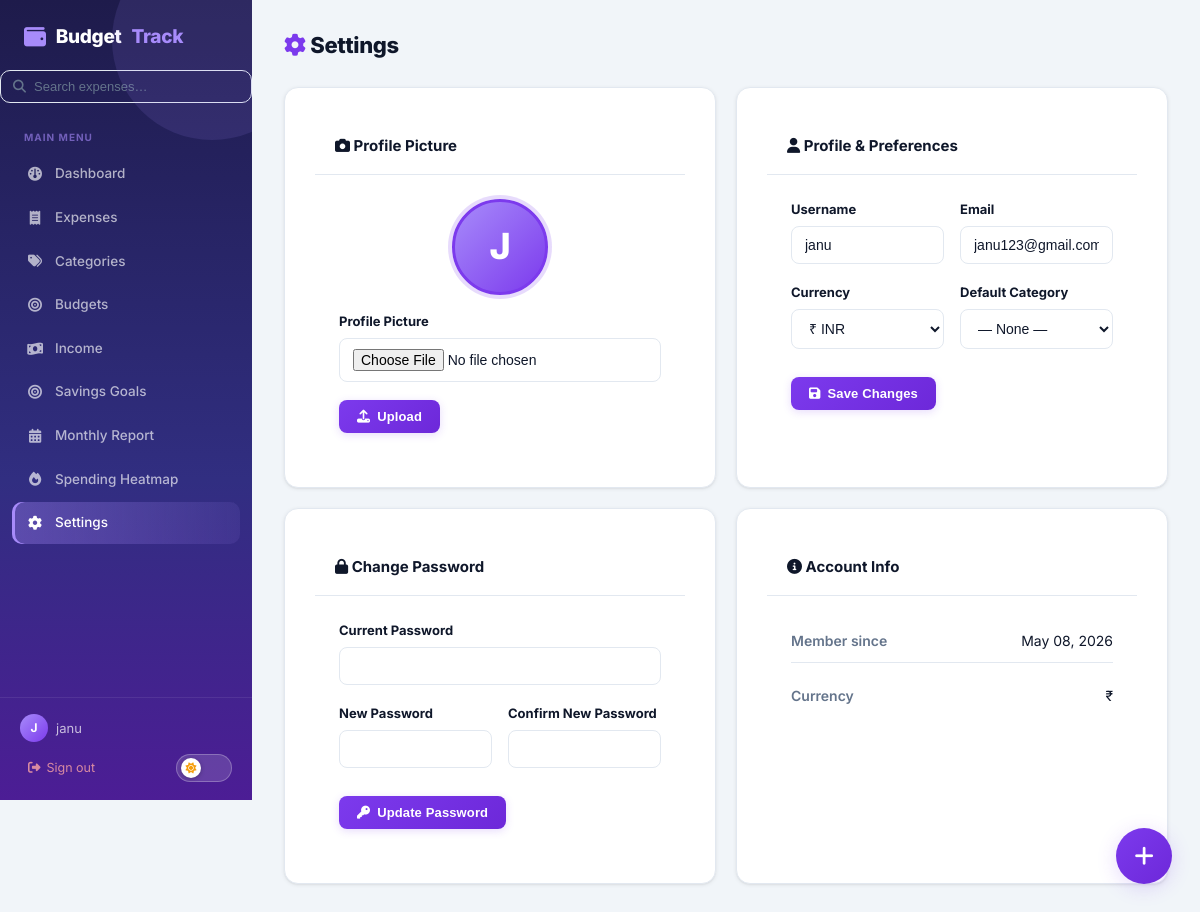
The app's page /settings (signed in) with its own data.
### models.py (models this page shows, shortened)
class User(UserMixin, db.Model):
    __tablename__ = "users"
    id = db.Column(db.Integer, primary_key=True)
    username = db.Column(db.String(80), unique=True, nullable=False)
    email = db.Column(db.String(120), unique=True, nullable=False)
    password_hash = db.Column(db.String(256), nullable=False)
    created_at = db.Column(db.DateTime, default=datetime.utcnow)
    avatar = db.Column(db.String(255), nullable=True)
    currency = db.Column(db.String(10), default="₹")
    default_category_id = db.Column(db.Integer, db.ForeignKey("categories.id"), nullable=True)
    categories = db.relationship("Category", foreign_keys="Category.user_id", backref="user", lazy=True, cascade="all, delete-orphan")
    expenses   = db.relationship("Expense",  backref="user", lazy=True, cascade="all, delete-orphan")
    budgets    = db.relationship("Budget",   backref="user", lazy=True, cascade="all, delete-orphan")
    goals      = db.relationship("SavingsGoal", backref="user", lazy=True, cascade="all, delete-orphan")

### routes/settings.py (the view, shortened to what this page needs)
@settings_bp.route("/settings", methods=["GET", "POST"])
@login_required
def index():
    categories = Category.query.filter_by(user_id=current_user.id).order_by(Category.name).all()
    profile_form = ProfileForm(obj=current_user)
    profile_form.default_category_id.choices = [(0, "— None —")] + [(c.id, c.name) for c in categories]
    pw_form = ChangePasswordForm()
    avatar_form = AvatarForm()
    profile_form.default_category_id.data = current_user.default_category_id or 0
    return render_template("settings.html",
        profile_form=profile_form, pw_form=pw_form, avatar_form=avatar_form)

### forms.py
class ProfileForm(FlaskForm):
    username = StringField("Username", validators=[DataRequired(), Length(3, 80)])
    email    = StringField("Email",    validators=[DataRequired(), Email()])
    currency = SelectField("Currency", choices=CURRENCY_CHOICES)
    default_category_id = SelectField("Default Category", coerce=int, validators=[Optional()])

class ChangePasswordForm(FlaskForm):
    current_password = PasswordField("Current Password", validators=[DataRequired()])
    new_password     = PasswordField("New Password",     validators=[DataRequired(), Length(6)])
    confirm_password = PasswordField("Confirm New Password", validators=[DataRequired(), EqualTo("new_password")])

### models.py (called while the page is built)
@login_manager.user_loader
def load_user(user_id):
    return User.query.get(int(user_id))

### templates/settings.html (shortened to what this page needs)
{% extends "base.html" %}
{% block content %}
<div class="page-header">
  <h1><i class="fa fa-gear" style="color:var(--primary)"></i> Settings</h1>
</div>
<div class="settings-grid">
  <div class="card form-card settings-card">
    <div class="card-header"><h3><i class="fa fa-camera"></i> Profile Picture</h3></div>
    <div style="padding:24px">
      <div class="avatar-preview-wrap">
        {% if current_user.avatar %}
          <img src="{{ url_for('static', filename=current_user.avatar) }}" class="avatar-preview" id="avatarPreview" alt="avatar">
        {% else %}
          <div class="avatar-preview avatar-initials" id="avatarPreview">{{ current_user.username[0].upper() }}</div>
        {% endif %}
      </div>
      <form method="POST" enctype="multipart/form-data">
        <div class="form-group" style="margin-top:16px">
          <label>{{ avatar_form.avatar.label.text }}</label>
          {{ avatar_form.avatar(class="form-control", id="avatarInput", accept="image/*") }}
        </div>
        <button type="submit" name="upload_avatar" class="btn btn-primary"><i class="fa fa-upload"></i> Upload</button>
      </form>
    </div>
  </div>
  <div class="card form-card settings-card">
    <div class="card-header"><h3><i class="fa fa-user"></i> Profile & Preferences</h3></div>
    <div style="padding:24px">
      <form method="POST">
        <div class="form-row">
          <div class="form-group">
            <label>{{ profile_form.username.label.text }}</label>
            {{ profile_form.username(class="form-control") }}
          </div>
          <div class="form-group">
            <label>{{ profile_form.email.label.text }}</label>
            {{ profile_form.email(class="form-control") }}
          </div>
        </div>
        <div class="form-row">
          <div class="form-group">
            <label>{{ profile_form.currency.label.text }}</label>
            {{ profile_form.currency(class="form-control") }}
          </div>
          <div class="form-group">
            <label>{{ profile_form.default_category_id.label.text }}</label>
            {{ profile_form.default_category_id(class="form-control") }}
          </div>
        </div>
        <div class="form-actions">
          <button type="submit" name="save_profile" class="btn btn-primary"><i class="fa fa-save"></i> Save Changes</button>
        </div>
      </form>
    </div>
  </div>
  <div class="card form-card settings-card">
    <div class="card-header"><h3><i class="fa fa-lock"></i> Change Password</h3></div>
    <div style="padding:24px">
      <form method="POST">
        <div class="form-group">
          <label>{{ pw_form.current_password.label.text }}</label>
          {{ pw_form.current_password(class="form-control") }}
        </div>
        <div class="form-row">
          <div class="form-group">
            <label>{{ pw_form.new_password.label.text }}</label>
            {{ pw_form.new_password(class="form-control") }}
          </div>
          <div class="form-group">
            <label>{{ pw_form.confirm_password.label.text }}</label>
            {{ pw_form.confirm_password(class="form-control") }}
          </div>
        </div>
        <div class="form-actions">
          <button type="submit" name="change_password" class="btn btn-primary"><i class="fa fa-key"></i> Update Password</button>
        </div>
      </form>
    </div>
  </div>
  <div class="card form-card settings-card">
    <div class="card-header"><h3><i class="fa fa-circle-info"></i> Account Info</h3></div>
    <div style="padding:24px;display:flex;flex-direction:column;gap:12px">
      <div class="settings-info-row"><span class="settings-info-label">Member since</span><span>{{ current_user.created_at.strftime('%B %d, %Y') }}</span></div>
      <div class="settings-info-row"><span class="settings-info-label">Currency</span><span>{{ current_user.currency }}</span></div>
    </div>
  </div>
</div>
{% endblock %}

### templates/base.html (shortened to what this page needs)
<!DOCTYPE html>
<html lang="en" data-theme="light">
<head>
  <link rel="stylesheet" href="https://cdnjs.cloudflare.com/ajax/libs/font-awesome/6.5.0/css/all.min.css"/>
  <link rel="stylesheet" href="{{ url_for('static', filename='css/style.css') }}"/>
</head>
<body>
{% if current_user.is_authenticated %}
<nav class="sidebar" id="sidebar">
  <div class="sidebar-brand">
    <i class="fa fa-wallet"></i> Budget<span>Track</span>
  </div>
  <form method="GET" action="{{ url_for('expenses.search') }}" class="sidebar-search">
    <i class="fa fa-search"></i>
    <input type="text" name="q" placeholder="Search expenses…" class="sidebar-search-input" autocomplete="off">
  </form>
  <p class="nav-section-label">Main Menu</p>
  <ul class="nav-links">
    <li><a href="{{ url_for('dashboard.index') }}" class="{{ 'active' if request.endpoint == 'dashboard.index' }}" onclick="closeSidebar()">
      <i class="fa fa-gauge"></i> Dashboard</a></li>
    <li><a href="{{ url_for('expenses.index') }}" class="{{ 'active' if request.blueprint == 'expenses' }}" onclick="closeSidebar()">
      <i class="fa fa-receipt"></i> Expenses</a></li>
    <li><a href="{{ url_for('categories.index') }}" class="{{ 'active' if request.blueprint == 'categories' }}" onclick="closeSidebar()">
      <i class="fa fa-tags"></i> Categories</a></li>
    <li><a href="{{ url_for('budgets.index') }}" class="{{ 'active' if request.blueprint == 'budgets' }}" onclick="closeSidebar()">
      <i class="fa fa-bullseye"></i> Budgets</a></li>
    <li><a href="{{ url_for('salary.index') }}" class="{{ 'active' if request.blueprint == 'salary' }}" onclick="closeSidebar()">
      <i class="fa fa-money-bill-wave"></i> Income</a></li>
    <li><a href="{{ url_for('goals.index') }}" class="{{ 'active' if request.blueprint == 'goals' }}" onclick="closeSidebar()">
      <i class="fa fa-bullseye"></i> Savings Goals</a></li>
    <li><a href="{{ url_for('report.index') }}" class="{{ 'active' if request.endpoint == 'report.index' }}" onclick="closeSidebar()">
      <i class="fa fa-calendar-alt"></i> Monthly Report</a></li>
    <li><a href="{{ url_for('report.heatmap') }}" class="{{ 'active' if request.endpoint == 'report.heatmap' }}" onclick="closeSidebar()">
      <i class="fa fa-fire"></i> Spending Heatmap</a></li>
    <li><a href="{{ url_for('settings.index') }}" class="{{ 'active' if request.blueprint == 'settings' }}" onclick="closeSidebar()">
      <i class="fa fa-gear"></i> Settings</a></li>
  </ul>
  <div class="sidebar-footer">
    <div class="user-info">
      {% if current_user.avatar %}
        <img src="{{ url_for('static', filename=current_user.avatar) }}" class="user-avatar user-avatar-img" alt="avatar">
      {% else %}
        <div class="user-avatar">{{ current_user.username[0].upper() }}</div>
      {% endif %}
      <span>{{ current_user.username }}</span>
    </div>
    <div style="display:flex;align-items:center;justify-content:space-between;margin-top:4px">
      <a href="{{ url_for('auth.logout') }}" class="logout-btn"><i class="fa fa-sign-out-alt"></i> Sign out</a>
      <button class="theme-toggle desktop-theme" id="themeToggleDesktop" title="Toggle dark mode" aria-label="Toggle dark mode">
        <span class="theme-toggle-knob"><i class="fa fa-sun" id="themeIconDesktop"></i></span>
      </button>
    </div>
  </div>
</nav>
<main class="main-content" id="mainContent">
{% endif %}
{% block content %}{% endblock %}
{% if current_user.is_authenticated %}
</main>
<button class="fab" onclick="openQuickAdd()" title="Quick add expense">
  <i class="fa fa-plus"></i>
</button>
{% endif %}
</body>
</html>

### records on screen
User: username "J", username "janu", email "janu123@gmail.com", currency "₹ INR", default_category_id "— None —", created_at "May 08, 2026", currency "₹"

### other values on screen
{{ avatar_form.avatar.label.text }} "Profile Picture"
{{ profile_form.username.label.text }} "Username"
{{ profile_form.email.label.text }} "Email"
{{ profile_form.currency.label.text }} "Currency"
{{ profile_form.default_category_id.label.text }} "Default Category"
{{ pw_form.current_password.label.text }} "Current Password"
{{ pw_form.new_password.label.text }} "New Password"
{{ pw_form.confirm_password.label.text }} "Confirm New Password"
